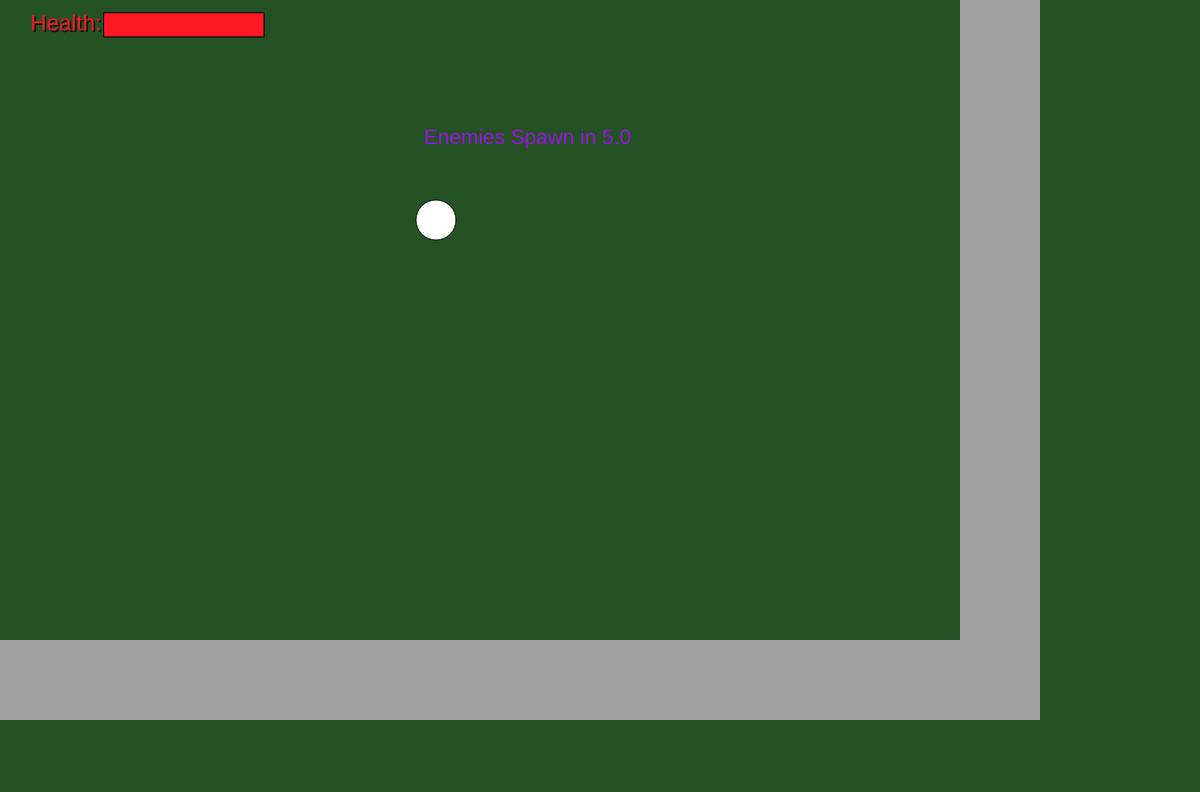
Frame 1 (no input)
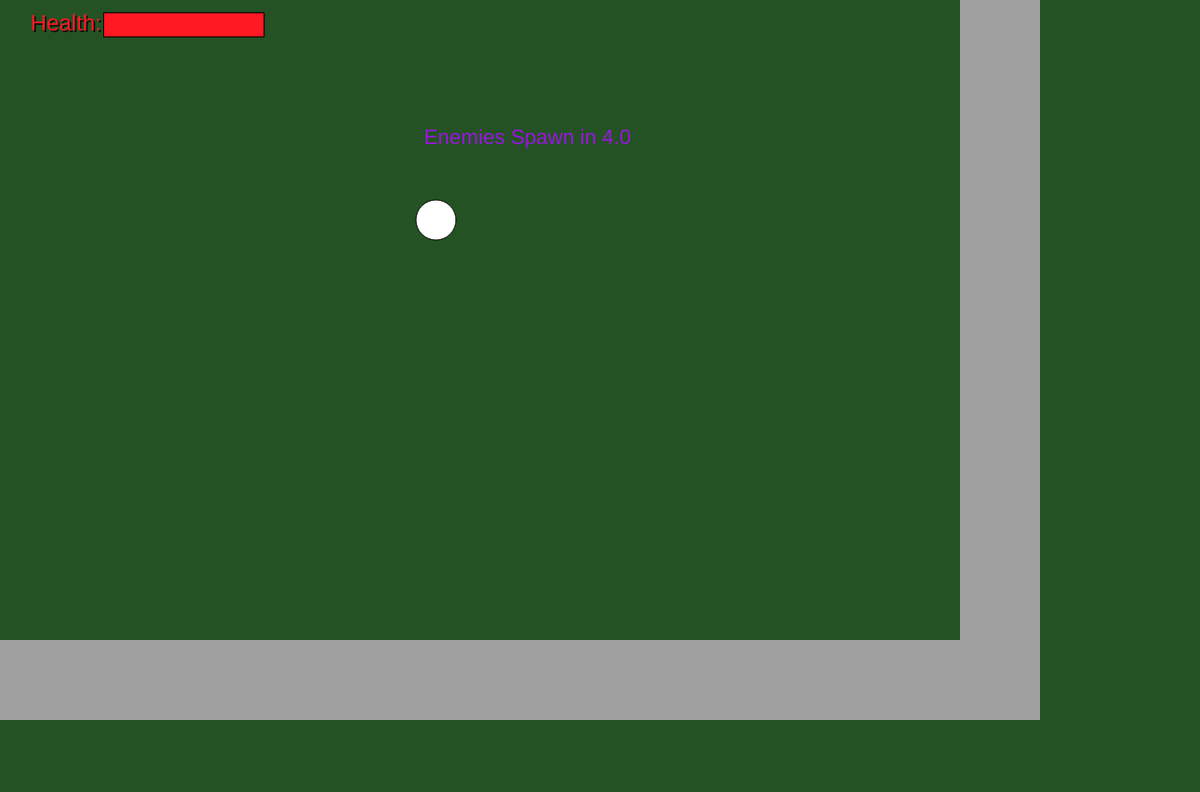
Frame 60 (no input)
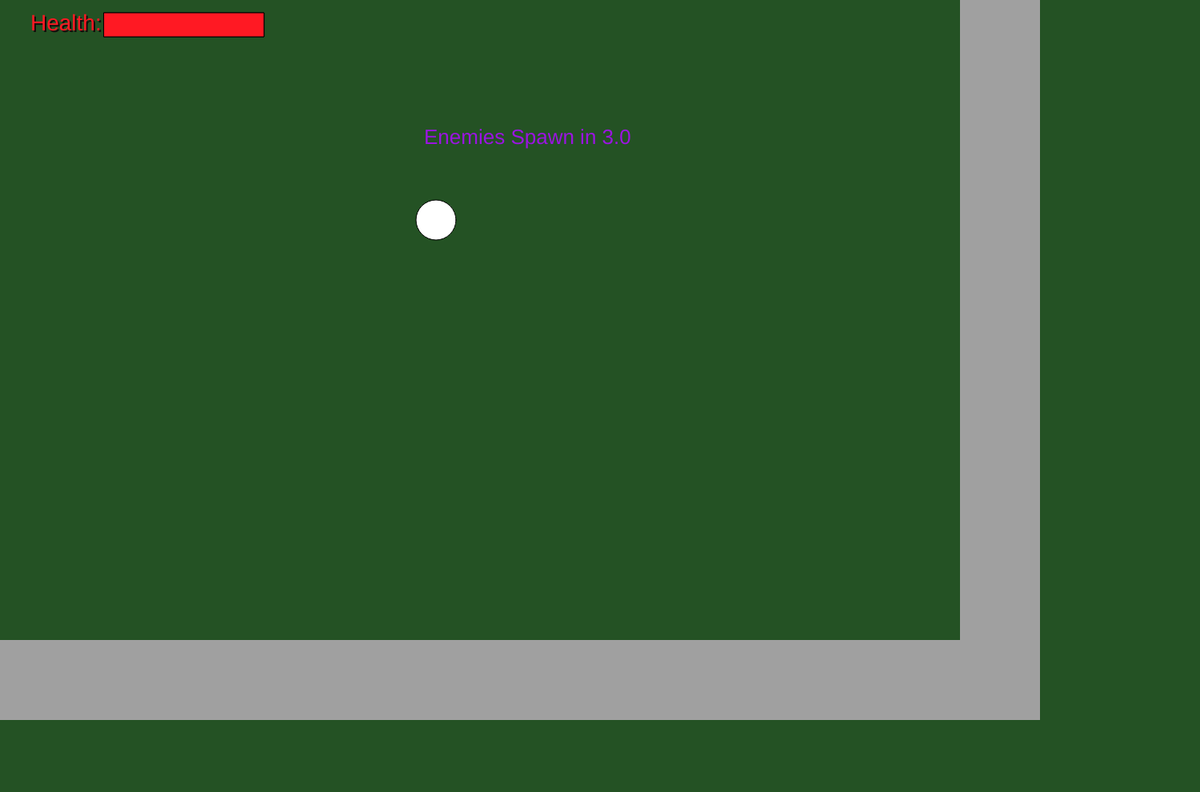
Frame 120 (the mouse pressed at the canvas centre since frame 60)

The p5.js sketch that drew these frames (run headless with seeded random() and noise() and a simulated clock; from frame 60 on, the mouse is pressed at the canvas centre):

// p5.js sketch
// ── sketch.js
class hitbox {
	//Hitboxes
	constructor(x, y, xSize, ySize, canPass, isCharacterHitbox, character, isStaticHitbox, onCollide) {
		this.startX = x;
		this.startY = y;
		this.x = x;
		this.y = y;
		this.width = xSize;
		this.height = ySize;
		this.canPass = canPass;
		//This hitboxes index in the global hitbox array for removal and checking that it isn't colliding with itself
		this.index = hitboxes.length;
		//Is this used for a character
		this.isCharacterHitbox = isCharacterHitbox;
		this.character = character;
		//Does this hitbox move
		this.isStaticHitbox = isStaticHitbox;
		//Any function passed to this variable NEEDS to use the same two parameters (Name doesn't matter)
		this.onCollide = onCollide;
		hitboxes[this.index] = this;
	}

	setHitboxLoc(x, y) {
		this.x = x;
		this.y = y;
	}

	drawStaticHitbox() {
		push();
		noStroke();
		fill(160, 160, 160, 255);
		rect(this.x, this.y, this.x + this.width, this.y + this.height);
		pop();
	}

	checkCollision() {
		if(debugMode) {
			push();
			fill(0, 0, 0, 0);
			rect(this.x, this.y, this.x + this.width, this.y + this.height);
			pop();
		}
		
		//If there is a collision between ANY two hitboxes that exist
		for(let i = 0; i < hitboxes.length; i++) {
			//if either hitbox doesn't exist, dont check collision then -\_'-'_/-
			if(this == null || hitboxes[i] == null) {
				continue;
			}

			//Don't check hitboxes that don't move, they will never be a collider, just a collidee
			if(hitboxes[i].isStaticHitbox) {
				//Continue means to skip the rest of the code and go to the next cycle of the loop
				continue;
			}

			/*
			* Here we are checking the following in this order:
			* if the hitbox colliding here is not itself
			* if there is a collision on the top side of the hitbox
			* if there is a collision on the left side of the hitbox
			* if there is a collision on the right side of the hitbox
			* if there is a collision on the bottom side of the hitbox
			*/
			if(i != this.index) {
				if(hitboxes[i].x+hitboxes[i].width > this.x && hitboxes[i].x < this.x+this.width && hitboxes[i].y+hitboxes[i].height > this.y && hitboxes[i].y < this.y)  {
					//this.onCollision(hitboxes[i], TOP_SIDE);
					this.onCollide(hitboxes[i], TOP_SIDE);
				}else if(hitboxes[i].x+hitboxes[i].width > this.x && hitboxes[i].x < this.x+this.width && hitboxes[i].y+hitboxes[i].height > this.y+this.height-1 && hitboxes[i].y < this.y+this.height) {
					//this.onCollision(hitboxes[i], BOTTOM_SIDE);
					this.onCollide(hitboxes[i], BOTTOM_SIDE);
				}
				if(hitboxes[i].x+hitboxes[i].width > this.x && hitboxes[i].x < this.x+1 && hitboxes[i].y+hitboxes[i].height > this.y && hitboxes[i].y < this.y+this.height) {
					//this.onCollision(hitboxes[i], LEFT_SIDE);
					this.onCollide(hitboxes[i], LEFT_SIDE);
				}else if(hitboxes[i].x+hitboxes[i].width-1 > this.x+this.width && hitboxes[i].x < this.x+this.width && hitboxes[i].y+hitboxes[i].height > this.y && hitboxes[i].y < this.y+this.height) {
					//this.onCollision(hitboxes[i], RIGHT_SIDE);
					this.onCollide(hitboxes[i], RIGHT_SIDE);
				}
			}
		}
	}

	//Remove this hitbox from the hitboxes array
	delete() {
		hitboxes[this.index] = null;
		delete this;
	}
}

class hurtbox {
	constructor(x, y, d, attachedHitboxIndex, onCollide) {
		this.x = x;
		this.y = y;
		this.diameter = d;
		this.attachedHitboxIndex = attachedHitboxIndex;
		this.onCollide = onCollide;
		this.index = hurtboxes.length;
		hurtboxes[this.index] = this;
	}

	setLoc(x, y) {
		this.x = x;
		this.y = y;
	}

	checkCollision() {
		if(debugMode) {
			push();
			fill(0, 0, 0, 0);
			ellipse(this.x, this.y, this.diameter + 10);
			pop();
		}

		for(let i = 0; i < hitboxes.length; i++) {
			if(hitboxes[i] == null || hitboxes[i] == undefined) {
				continue;
			}

			if(i != this.attachedHitboxIndex) {
				if(dist(this.x + (this.diameter / 2), this.y + (this.diameter / 2), hitboxes[i].x + (hitboxes[i].width / 2), hitboxes[i].y + (hitboxes[i].height / 2)) <= (hitboxes[i].width + this.diameter / 2) ) {
					this.onCollide(hitboxes[i]);
				}
			}
		}
	}

	//Remove this hurtbox from the hitboxes array
	delete() {
		hurtboxes[this.index] = null;
		delete this;
	}
}

// class projectile {
// 	constructor(startX, startY, diameter, angle, speed, onHit) {
// 		this.x = startX;
// 		this.y = startY;
// 		this.diameter = diameter;
// 		this.momentum = p5.Vector.fromAngle(angle);
// 		this.speed = speed;
// 		this.onHit = onHit;
// 		this.hurtbox = new hurtbox(startX, startY, diameter, -1, onHit);
// 	}

// 	move() {
// 		this.x += this.momentum.x;
// 		this.y += this.momentum.y;
// 		this.hurtbox.setLoc(this.x, this.y);
// 	}
// }

class npc {
	constructor(character, isFriendly) {
		this.character = character;
		this.isFriendly = isFriendly;
		this.idealDist;
		this.npcIndex = npcs.length;
		npcs[npcs.length] = this;
	}

	setEnemyParams(idealDist) {
		this.idealDist = idealDist;
		this.angle;
		this.attackStart = 0;
		this.runFrames = 0;
		return this;
	}

	drawEnemyAsCircle() {
		push();
		fill(165, 25, 55, 255);
		ellipse(this.character.pos.x + (this.character.xSize / 2) + backgroundOffsetX, this.character.pos.y + (this.character.ySize / 2) + backgroundOffsetY, this.character.xSize, this.character.ySize);
		stroke(255, 0, 0);
		strokeWeight(3);
		line(this.character.pos.x + backgroundOffsetX, this.character.pos.y + backgroundOffsetY - 5, this.character.pos.x + (map(this.character.health, 0, this.character.maxHealth, 0, this.character.xSize)) + backgroundOffsetX, this.character.pos.y + backgroundOffsetY - 5);
		pop();
	}

	//Remove this npc from the npcs array
	delete() {
		npcs[this.npcIndex] = null;
		delete this;
	}

	update() {
		if(this == null) {
			return;
		}

		if(!this.isFriendly) {
			let angleToPlayer = atan2( (this.character.pos.y - player.pos.y), (this.character.pos.x - player.pos.x) );
			this.angle = p5.Vector.fromAngle(angleToPlayer);
			this.angle.normalize();
			this.character.addMomentum(this.angle.x / 10, this.angle.y / 10);
			let playerDist = dist(this.character.pos.x + (this.character.xSize / 2), this.character.pos.y + (this.character.ySize / 2), player.pos.x + (player.xSize / 2), player.pos.y + (player.ySize / 2));

			if(playerDist > 2000) {
				console.log(this.character.name + " was defeated!");
				this.character.defeated();
				this.delete();
				return;
			}

			if(playerDist <= this.idealDist) {
				if(player.facing > angleToPlayer - (PI / 4) && player.facing < angleToPlayer + (PI / 4)) {
					this.runFrames = 32;
				}else {
					if(this.character.attackFrames <= 0 && this.attackStart <= millis() - 700) {
						this.attackStart = millis();
						this.character.doingMelee = true;
						this.character.attackFrames = 9;
					}
				}

				if(this.runFrames > 0) {
					this.character.addMomentum(-this.angle.x / 10, -this.angle.y / 10);
					this.character.move(this.character.momentum.x, this.character.momentum.y);
					this.runFrames--;
				}

			}else {
				if(this.runFrames > 0) {
					this.character.addMomentum(-this.angle.x / 10, -this.angle.y / 10);
					this.character.move(this.character.momentum.x, this.character.momentum.y);
					this.runFrames--;
				}else {
					this.character.move(-this.character.momentum.x, -this.character.momentum.y);
				}
			}


		}
	}
}

class character {
	//All Characters should use this base
	constructor(name, sprite, spriteLocation, canMelee, damage, startVector, xSize, ySize, maxSpeed, maxHealth, shouldCameraFollow, collisionMethod) {
		this.name = name;
		this.sprite = sprite;
		this.spriteLocation = spriteLocation;
		this.canMelee = canMelee;
		this.doingMelee = false;
		this.meleeDamage = damage;
		this.attackFrames = 0;
		this.maxSpeed = maxSpeed;
		this.xSize = xSize;
		this.ySize = ySize;
		//Keep one vector for movement, and one for momentum (for slowing down, speeding up, etc.)
		this.pos = startVector;
		this.momentum = new p5.Vector(0, 0);
		this.facing = 0;
		this.hurtbox = null;
		this.health = maxHealth;
		this.maxHealth = maxHealth;

		//character hitbox
		this.hitbox = new hitbox(this.pos.x - (xSize/2) + backgroundOffsetX, this.pos.y - (ySize/2) + backgroundOffsetY, xSize, ySize, false, true, this, false, collisionMethod);
		//should the camera follow this character
		this.shouldCameraFollow = shouldCameraFollow;
	}

	move(x, y) {
		//set the absolute location of the hitbox, then move the character pos
		this.hitbox.setHitboxLoc(this.pos.x + x, this.pos.y + y);
		this.facing = atan2(this.pos.x, this.pos.y) - atan2(x, y);
		this.pos.add(x, y);
		if(this.shouldCameraFollow) {
			mainCamera.updateCameraMovement(this.pos.x + (this.xSize/2), this.pos.y + (this.ySize/2))
		}
	}

	slowDown() {
		//get the direction the character was heading, then multiply that vector by the momentum. Then move the character and make the momentum -1/8 of it's previous value.
		this.momentum.add((0-this.momentum.x)/8, (0-this.momentum.y)/8);
		this.move(this.momentum.x, this.momentum.y);
	}

	//Momentum is used to make movement look more realistic, so you speed up to a max speed and slow down from a max speed
	addMomentum(x, y) {
		this.momentum.add(x, y);
		this.momentum.limit(this.maxSpeed);
	}

	damage(amount) {
		this.health -= amount;
	}

	heal(amount) {
		if(this.health + amount <= this.maxHealth) {
			this.health += amount;
		}else {
			this.health = this.maxHealth;
		}
	}

	defeated() {
		this.hitbox.delete();
		if(this.hurtbox != null) {
			this.hurtbox.delete();
		}
		delete this;
	}

	performAttack() {
		if(this.doingMelee) {
			//rotAngle is based on the frame that we're currently playing. In this case, it's used to determine the "rotation" of the hurtbox in regards to the attacker
			let rotAngle = (this.attackFrames + 9) / 15;
			//if the hurtbox is currently null, make one
			if(this.hurtbox == null) {
				this.hurtbox = new hurtbox(this.pos.x + (this.xSize/2) + backgroundOffsetX + (70 * cos(this.facing + rotAngle)), this.pos.y + (this.ySize/2) + backgroundOffsetY + (70 * sin(this.facing + rotAngle)), this.xSize / 2, this.hitbox.index,
				//IMPORTANT: Here we are passing a function as a parameter. Check hurtbox#checkCollision() for details on calling this 
				function(collisionHitbox) {
					if(collisionHitbox.isCharacterHitbox) {
						collisionHitbox.character.damage(hitboxes[this.attachedHitboxIndex].character.meleeDamage);
						if(collisionHitbox.character.health <= 0) {
							collisionHitbox.character.defeated();
							collisionHitbox.character.pos.x = -24000;
							collisionHitbox.character.pos.y = -24000;

							if(collisionHitbox.character === player) {
								gameLost = true;
							}

							return;
						}
					}
				});
			}
			//Draw the hurtbox
			push();
			fill(255, 0, 0, 255);
			ellipse(this.pos.x + (this.xSize/2) + backgroundOffsetX + (70 * cos(this.facing + rotAngle)), this.pos.y + (this.ySize/2) + backgroundOffsetY + (70 * sin(this.facing + rotAngle)), this.xSize / 2);
			pop();
			this.hurtbox.setLoc(this.pos.x + (this.xSize/2) + backgroundOffsetX + (70 * cos(this.facing + rotAngle)), this.pos.y + (this.ySize/2) + backgroundOffsetY + (70 * sin(this.facing + rotAngle)) );
			//this.hurtbox.checkCollision();
			this.attackFrames--;
			if(this.attackFrames <= 0) {
				this.doingMelee = false;
				this.hurtbox.delete();
				this.hurtbox = null;
			}
			
		}
	}
}

class gameCamera {
	constructor(x, y) {
		this.x = x;
		this.y = y;
	}

	updateCameraMovement(x, y) {
		if(this.x != x || this.y != y) {
			backgroundOffsetX += this.x - x;
			backgroundOffsetY += this.y - y;
			this.x = x;
			this.y = y;
			for(let i = 0; i < hitboxes.length; i++) {
				if(hitboxes[i] == null) {
					continue;
				}

				hitboxes[i].setHitboxLoc(hitboxes[i].x + backgroundOffsetX, hitboxes[i].y + backgroundOffsetY);

				if(hitboxes[i].isCharacterHitbox) {
					hitboxes[i].character.pos.set(hitboxes[i].character.pos.x + backgroundOffsetX, hitboxes[i].character.pos.y + backgroundOffsetY);
				}
			}
		}
	}
}

//Direction constants
const TOP_SIDE = 0;
const LEFT_SIDE = 1;
const RIGHT_SIDE = 2;
const BOTTOM_SIDE = 3;

//Key code constants
const wKey = 87;
const aKey = 65;
const sKey = 83;
const dKey = 68;
const spaceKey = 32;

//use canvas size / 2 for x and y
const mainCamera = new gameCamera(1500/2, 990/2);

let debugMode = false;

//Keep an array of every existing hitbox for checking collision. If a hitbox gets deleted, it MUST be removed from this.
let hitboxes = [];
let hurtboxes = [];
let npcs = [];

//These variables should be used for every object X and Y position to account for camera movement
let backgroundOffsetX = 0;
let backgroundOffsetY = 0;

let baseCollision = function(collisionHitbox, direction) {
		//We want to check if the collided hitbox is used for a character and if both are unpassable. If so, we need to modify character movement
		if(collisionHitbox.isCharacterHitbox && !this.canPass && !collisionHitbox.canPass) {
			//If we're running into the top or bottom, cancel the y movement, otherwise we're running into the left or right sides and need to cancel the x movement
			if(direction == TOP_SIDE || direction == BOTTOM_SIDE) {
				collisionHitbox.character.pos.add(0, (0-collisionHitbox.character.momentum.y) );
				collisionHitbox.character.momentum.set(collisionHitbox.character.momentum.x, 0);
			}else {
				collisionHitbox.character.pos.add((0-collisionHitbox.character.momentum.x) , 0);
				collisionHitbox.character.momentum.set(0, collisionHitbox.character.momentum.y);
			}
		}
	}

let npcCollision = function(collisionHitbox, direction) {
	//We want to check if the collided hitbox is used for a character and if both are unpassable. If so, we need to modify character movement
		if(collisionHitbox.isCharacterHitbox && !this.canPass && !collisionHitbox.canPass) {
			//If we're running into the top or bottom, cancel the y movement, otherwise we're running into the left or right sides and need to cancel the x movement
			if(direction == TOP_SIDE || direction == BOTTOM_SIDE) {
				collisionHitbox.character.pos.add(0, (0-collisionHitbox.character.momentum.y));
				collisionHitbox.character.momentum.set(collisionHitbox.character.momentum.x, 0-(collisionHitbox.character.momentum.y / 2));
			}else {
				collisionHitbox.character.pos.add((0-collisionHitbox.character.momentum.x), 0);
				collisionHitbox.character.momentum.set(0-(collisionHitbox.character.momentum.x / 2), collisionHitbox.character.momentum.y);
			}
		}
	}

//the player object
let player = new character("Player", -1, -1, true, 7, new p5.Vector(520, 250), 50, 50, 4.0, 430, true, baseCollision);
let wall1 = new hitbox(-200, -200, 100, 1000, false, false, null, true, baseCollision);
let wall2 = new hitbox(1200, -200, 100, 1000, false, false, null, true, baseCollision);
let wall3 = new hitbox(-200, -300, 1500, 100, false, false, null, true, baseCollision);
let wall4 = new hitbox(-200, 800, 1500, 100, false, false, null, true, baseCollision);

//currently unused
let gameDifficulty = "easy";

let shouldSpawnEnemies = true;
let waveNum = 1;
let enemiesPerWave = 2;
let gameLost = false;
let mills = 0;

function setup() {
	let cnv = createCanvas(1500, 990);
	cnv.mousePressed(onMouseClick);
	colorMode(RGB, 255);
	frameRate(60);
	ellipseMode(CENTER);
	rectMode(CORNERS);
}

function draw() {
	background(36, 82, 36);
	//Check if the player should be moving
  	checkShouldMove();

 	//Arena Bounds
 	wall1.drawStaticHitbox();
 	wall2.drawStaticHitbox();
 	wall3.drawStaticHitbox();
 	wall4.drawStaticHitbox();

  	//drawing the "player"
 	ellipse(player.pos.x + 25 + backgroundOffsetX, player.pos.y + 25 + backgroundOffsetY, 50, 50);

 	if(shouldSpawnEnemies) {
 		let seconds = 5;
 		
 		if(seconds + mills - (millis() / 1000) > 0) {
 			preWaveTimer((seconds + mills - (millis() / 1000)).toPrecision(2));
 			player.heal(0.5);
 		}else if(seconds - (millis() / 1000) <= 0) {
 			let rand = random(-1, 3);
 			let anchorX = 520 + backgroundOffsetX;
 			let anchorY = 250 + backgroundOffsetY;
 			for(let i = 0; i < enemiesPerWave + rand; i++) {
 				new npc(new character("enemy" + i, -1, -1, true, (waveNum*1.5) + 2, new p5.Vector(anchorX + random(-401 + (5*i), 401 - (5*i)), anchorY + random(-251 + (5*i), 251 - (5*i))), 30, 30, 2.5, (waveNum*1.5) + 80 + random(-25, 26), false, npcCollision), false).setEnemyParams(90);
 			}
 			waveNum++;
 			shouldSpawnEnemies = false;
 		}
 	}

 	if(gameLost) {
 		push();
 		textSize(48);
 		fill(155, 20, 225);
 		text("Game Over! You beat " + (waveNum - 2) + " waves of enemies!", (width / 2) - 400, height / 2);
 		pop();
 		//Show loss screen here
 	}else {
 		push();
 		textSize(28);
 		fill(20, 12, 12);
 		text("Health:", 40, 40);
 		rect(130, 16, 330, 46);
 		fill(255, 25, 35);
 		text("Health:", 38, 38);
 		rect(130, 16, 130 + map(player.health, 0, player.maxHealth, 0, 200), 46);
 		pop();
 	}
 	

 	//For each existing hitbox, check if it's colliding with anything
 	for(let i = 0; i < hitboxes.length; i++) {
 		if(hitboxes[i] == null) {
 			continue;
 		}

 		hitboxes[i].checkCollision();

 		if(hitboxes[i].isCharacterHitbox) {
 			hitboxes[i].character.performAttack();
 		}
 		
 	}

 	for(let i = 0; i < hurtboxes.length; i++) {
 		if(hurtboxes[i] == null) {
 			continue;
 		}
 		hurtboxes[i].checkCollision();
 	}

 	if(!gameLost && !shouldSpawnEnemies) {
 		let numNulls = 0;
 		for(let i = 0; i < npcs.length; i++) {
 			if(npcs[i] == null || npcs[i] == undefined) {
 				numNulls++;
 				if(numNulls == npcs.length - 1) {
 					shouldSpawnEnemies = true;
 					mills = millis() / 1000;
 				}
 				continue;
 			}else {
 				break;
 			}
 		}
 	}

 	for(let i = 0; i < npcs.length; i++) {
 		if(npcs[i] == null) {
 			continue;
 		}

 		if(!npcs[i].isFriendly) {
 			if(npcs[i].character.hitbox == null) {
 				npcs[i].delete();
 			}

 			for(let j = 0; j < npcs.length; j++) {
 				if(npcs[j] == null || i == j) {
 					continue;
 				}

 				if(npcs[i].character.pos.dist(npcs[j].character.pos) <= 45) {
 					npcs[j].runFrames = 20;
 				}
 			}

 			npcs[i].drawEnemyAsCircle();
 			npcs[i].update();
 		}
 	}
 	numNulls = 0;

 	if(debugMode) {
 		push();
 		textSize(42);
 		fill(255, 255, 0);
 		text("Debug Mode On", width / 2 - 100, 60);

 		strokeWeight(5);
 		point(player.pos.x, player.pos.y);
 		pop();
 	}
}

function keyPressed() {
	//console.log(keyCode);

	if(keyCode == 192) { //192 is the grave (`) button
		debugMode = !debugMode;
	}
}

function onMouseClick() {
	if(player.canMelee && mouseButton === LEFT && !(player.attackFrames > 0)) {
		player.doingMelee = true;
		player.attackFrames = 7;
	}

	//Write canRangedAttack code here :)
}

function preWaveTimer(time) {
	push();
	fill(155, 20, 225);
	textSize(26);
	text("Enemies Spawn in " + time, 530, 180);
	pop();
}

function checkShouldMove() {
	if(!gameLost) {
		//if the player has either W, S, A, or D held down, we want to move the player character
		if(keyIsDown(wKey)) {
			player.addMomentum(0, -0.1);
		}
		if(keyIsDown(sKey)) {
			player.addMomentum(0, 0.1);
		}
		if(keyIsDown(aKey)) {
			player.addMomentum(-0.1, 0);
		}
		if(keyIsDown(dKey)) {
			player.addMomentum(0.1, 0);
		}

		//We call move from here instead of above because if called above and the player is holding 2 keys down it will call move twice, speeding them up and ignoring hitboxes.
		if(keyIsDown(wKey) || keyIsDown(sKey) || keyIsDown(aKey) || keyIsDown(dKey)) {
			player.move(player.momentum.x, player.momentum.y);
		}

		//If momentum isn't 0 and the player isn't holding W, S, A, or D, we want to slow the player down
		if( (player.momentum.x > 0.1 || player.momentum.x < -0.1 || player.momentum.y > 0.1 || player.momentum.y < -0.1) && !keyIsDown(wKey) && !keyIsDown(sKey) && !keyIsDown(aKey) && !keyIsDown(dKey)) {
			player.slowDown();
		}
	}
}
